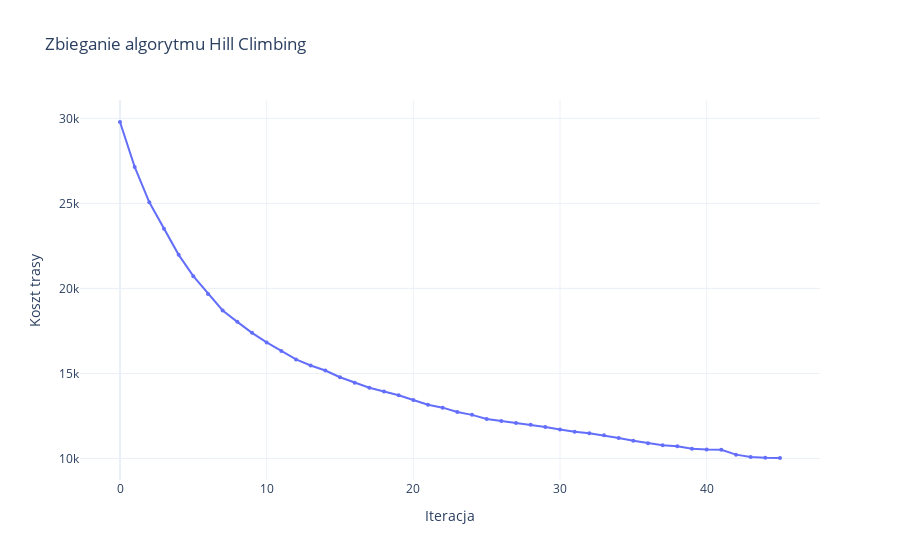

Source (notebook cell):
### Code cell
_, _, _, hist =  hill_climb_fast()

fig_hist = go.Figure()

fig_hist.add_trace(go.Scatter(
    y=hist,
    mode='lines+markers',
    name='Koszt trasy',
    line=dict(width=2),
    marker=dict(size=4)
))

fig_hist.update_layout(
    title='Zbieganie algorytmu Hill Climbing',
    xaxis_title='Iteracja',
    yaxis_title='Koszt trasy',
    template='plotly_white'
)

fig_hist.show()

### Figure 1 — Plotly figure (JSON) as saved in the notebook; plotly's stock layout.template omitted (floating-point values rounded to 4 significant figures)
{"data": [{"line": {"width": 2}, "marker": {"size": 4}, "mode": "lines+markers", "name": "Koszt trasy", "type": "scatter", "y": [29788, 27147, 25064, 23514, 21975, 20720, 19678, 18702, 18034, 17388, 16824, 16316, 15823, 15469, 15173, 14779, 14452, 14159, 13936, 13721, 13437, 13163, 12988, 12728, 12564, 12323, 12202, 12091, 11989, 11846, 11709, 11575, 11486, 11361, 11204, 11047, 10900, 10783, 10716, 10567, 10527, 10507, 10225, 10083, 10040, 10027]}], "layout": {"title": {"text": "Zbieganie algorytmu Hill Climbing"}, "xaxis": {"title": {"text": "Iteracja"}}, "yaxis": {"title": {"text": "Koszt trasy"}}}}
